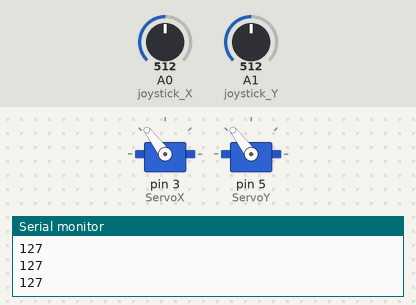
Bench run of a sketch on a simulated Arduino Uno, built with avr-gcc and run on an emulated ATmega328P. Parts: 2 × servo, the last lines printed to the serial monitor. The test bench sets the inputs (shaded band); at power-on: A0 (joystick_X) = 512, A1 (joystick_Y) = 512.

Above: at 1.2 s.
1.3 s: A0 (joystick_X) set to 716
At 2.5 s:
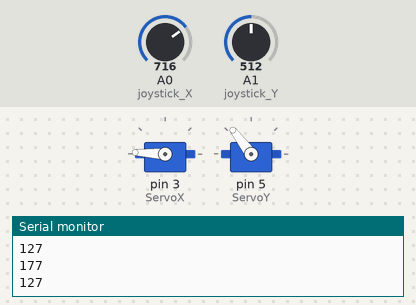
2.8 s: A1 (joystick_Y) set to 306
At 3.6 s:
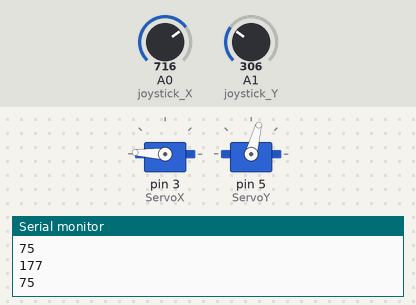
4.3 s: A0 (joystick_X) set to 900
At 5.5 s:
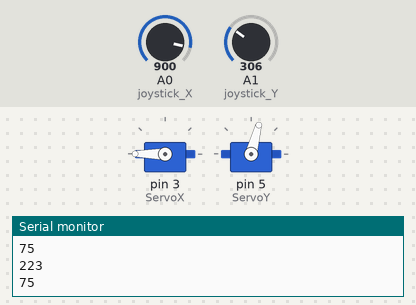
5.8 s: A1 (joystick_Y) set to 122
At 6.7 s:
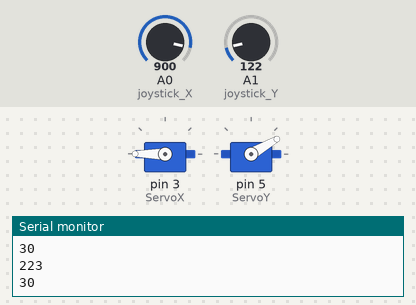
7.3 s: A0 (joystick_X) set to 511
At 7.6 s:
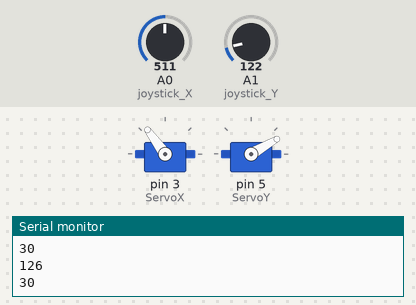
8.8 s: A1 (joystick_Y) set to 716
At 9.8 s:
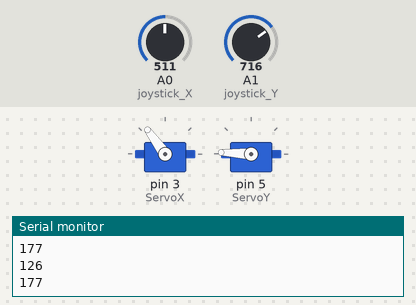
Timing chart, 0 to 11.3 s (numbered marks = the images above; inputs shaded):
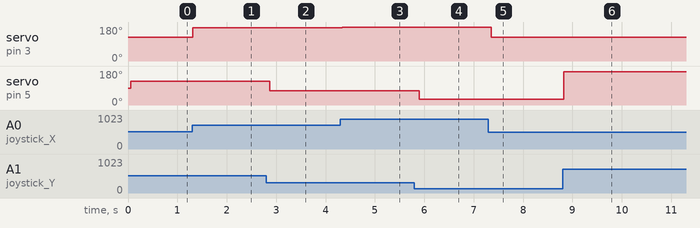

Measured:
- after the input at 1.3 s, servo on pin 3 (ServoX): 127° → 177° at once
- after the input at 2.8 s, servo on pin 5 (ServoY): 127° → 75° after 0.07 s
- after the input at 4.3 s, servo on pin 3 (ServoX): 177° → 180° at once
- after the input at 5.8 s, servo on pin 5 (ServoY): 75° → 30° after 0.10 s
- after the input at 7.3 s, servo on pin 3 (ServoX): 180° → 126° after 0.06 s
- after the input at 8.8 s, servo on pin 5 (ServoY): 30° → 177° at once

The sketch:

Labirinto.ino
```cpp
#include "Servo.h";

Servo ServoX;
Servo ServoY;

//Pinos dos Servo Motores
int pino_ServoX = 3;
int pino_ServoY = 5;

//Pinos analógicos do Joystick
int joystick_X = A0;
int joystick_Y = A1;
int joystick_Z = 2;

int valor_joystickX;
int valor_joystickY;
int valor_joystickZ;

//Valores das variaveis X Y Zint joystick_X = 0;
int eixo_x = 0;
int eixo_y = 0;
int eixo_Z = 0;

void setup(){
//Pino Z como de entrada, devido ao botão
pinMode(joystick_Z, INPUT);

//Pino servoX e servoY
ServoX.attach(3);
ServoY.attach(5);
Serial.begin(9600);
}

void loop(){
Serial.println(valor_joystickX);
Serial.println(valor_joystickY);

valor_joystickX = analogRead(joystick_X);
valor_joystickX = map(valor_joystickX,0,1023,0,254);
ServoX.write(valor_joystickX);
delay(50);

valor_joystickY = analogRead(joystick_Y);
valor_joystickY = map(valor_joystickY,0,1023,0,254);
ServoY.write(valor_joystickY);
delay(50);

}
```
